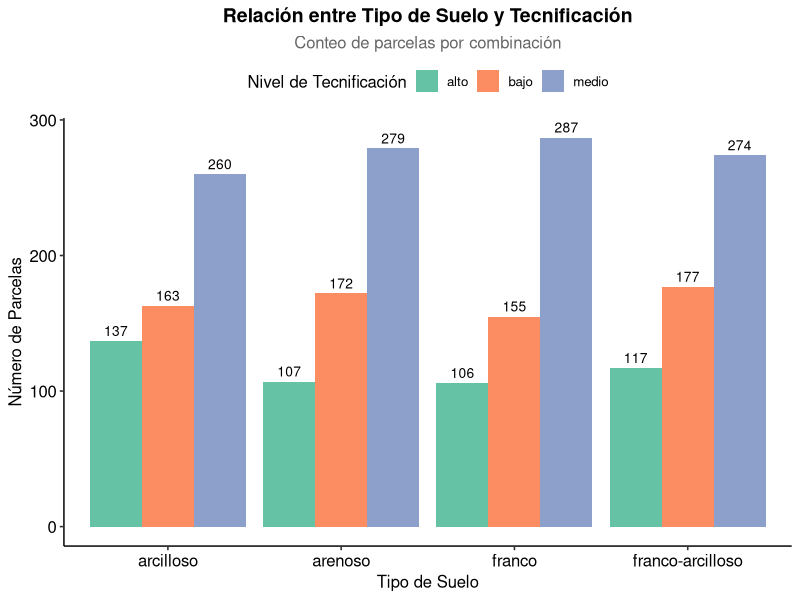
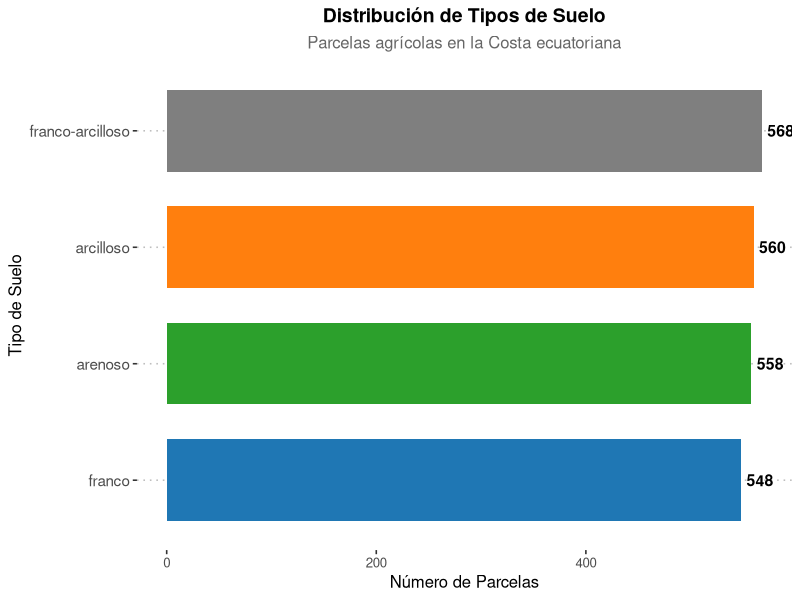
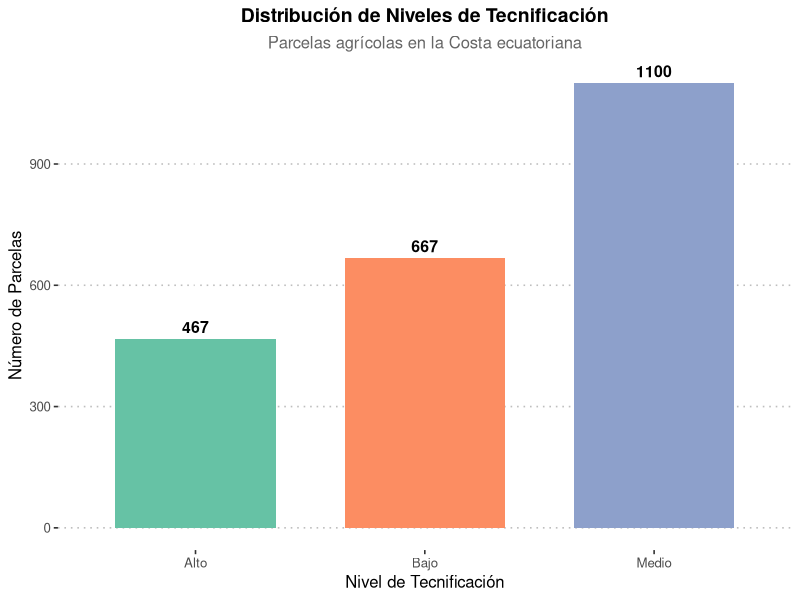

These charts were generated, in order, by the following R code:
install.packages(c("ggplot2", "dplyr", "ggpubr", "scales"))

library(ggplot2)
library(dplyr)
library(ggpubr)
library(scales)  # Para porcentajes en etiquetas

agua <- read.csv("EFICIENCIA_AGUA.csv")

# -------------------------------------------------------------
# 1. GRÁFICO DE BARRAS MEJORADO: TIPO DE SUELO
# -------------------------------------------------------------
suelo_plot <- agua %>%
  count(tipo_suelo) %>%
  ggplot(aes(x = reorder(tipo_suelo, n), y = n, fill = tipo_suelo)) +
  geom_bar(stat = "identity", width = 0.7) +
  geom_text(aes(label = n), 
            hjust = -0.2, 
            size = 4, 
            color = "black", 
            fontface = "bold") +
  scale_fill_manual(values = c("franco" = "#1f77b4", 
                               "arcilloso" = "#ff7f0e", 
                               "arenoso" = "#2ca02c")) +
  labs(title = "Distribución de Tipos de Suelo",
       subtitle = "Parcelas agrícolas en la Costa ecuatoriana",
       x = "Tipo de Suelo",
       y = "Número de Parcelas") +
  coord_flip() +
  theme_pubclean() +
  theme(legend.position = "none",
        plot.title = element_text(face = "bold", size = 14, hjust = 0.5),
        plot.subtitle = element_text(hjust = 0.5, color = "gray40"),
        axis.text.y = element_text(size = 11))

# -------------------------------------------------------------
# 2. GRÁFICO DE BARRAS MEJORADO: NIVEL DE TECNIFICACIÓN
# -------------------------------------------------------------
tecnificacion_plot <- agua %>%
  count(nivel_tecnificacion) %>%
  ggplot(aes(x = reorder(nivel_tecnificacion, n), 
             y = n, 
             fill = nivel_tecnificacion)) +
  geom_bar(stat = "identity", width = 0.7) +
  geom_text(aes(label = n), 
            vjust = -0.5, 
            size = 4, 
            color = "black", 
            fontface = "bold") +
  # Paleta que se ajusta automáticamente al número de categorías
  scale_fill_brewer(palette = "Set2", 
                    name = "Nivel de Tecnificación") +
  scale_x_discrete(labels = function(x) tools::toTitleCase(tolower(x))) +
  labs(title = "Distribución de Niveles de Tecnificación",
       subtitle = "Parcelas agrícolas en la Costa ecuatoriana",
       x = "Nivel de Tecnificación",
       y = "Número de Parcelas") +
  theme_pubclean() +
  theme(legend.position = "none",
        plot.title = element_text(face = "bold", size = 14, hjust = 0.5),
        plot.subtitle = element_text(hjust = 0.5, color = "gray40"))

# -------------------------------------------------------------
# 3. GRÁFICO DE RELACIÓN MEJORADO: TIPO DE SUELO VS TECNIFICACIÓN
# -------------------------------------------------------------
relacion_plot <- agua %>%
  count(tipo_suelo, nivel_tecnificacion) %>%
  ggplot(aes(x = tipo_suelo, y = n, fill = nivel_tecnificacion)) +
  geom_bar(stat = "identity", position = "dodge") +
  geom_text(aes(label = n), 
            position = position_dodge(width = 0.9),
            vjust = -0.5, size = 3.5) +
  scale_fill_brewer(palette = "Set2", name = "Nivel de Tecnificación") +
  labs(title = "Relación entre Tipo de Suelo y Tecnificación",
       subtitle = "Conteo de parcelas por combinación",
       x = "Tipo de Suelo",
       y = "Número de Parcelas") +
  theme_pubr() +
  theme(
    legend.position = "top",
    plot.title = element_text(face = "bold", size = 14, hjust = 0.5),
    plot.subtitle = element_text(hjust = 0.5, color = "gray40")
  )

print(relacion_plot)
print(suelo_plot)
print(tecnificacion_plot)
              